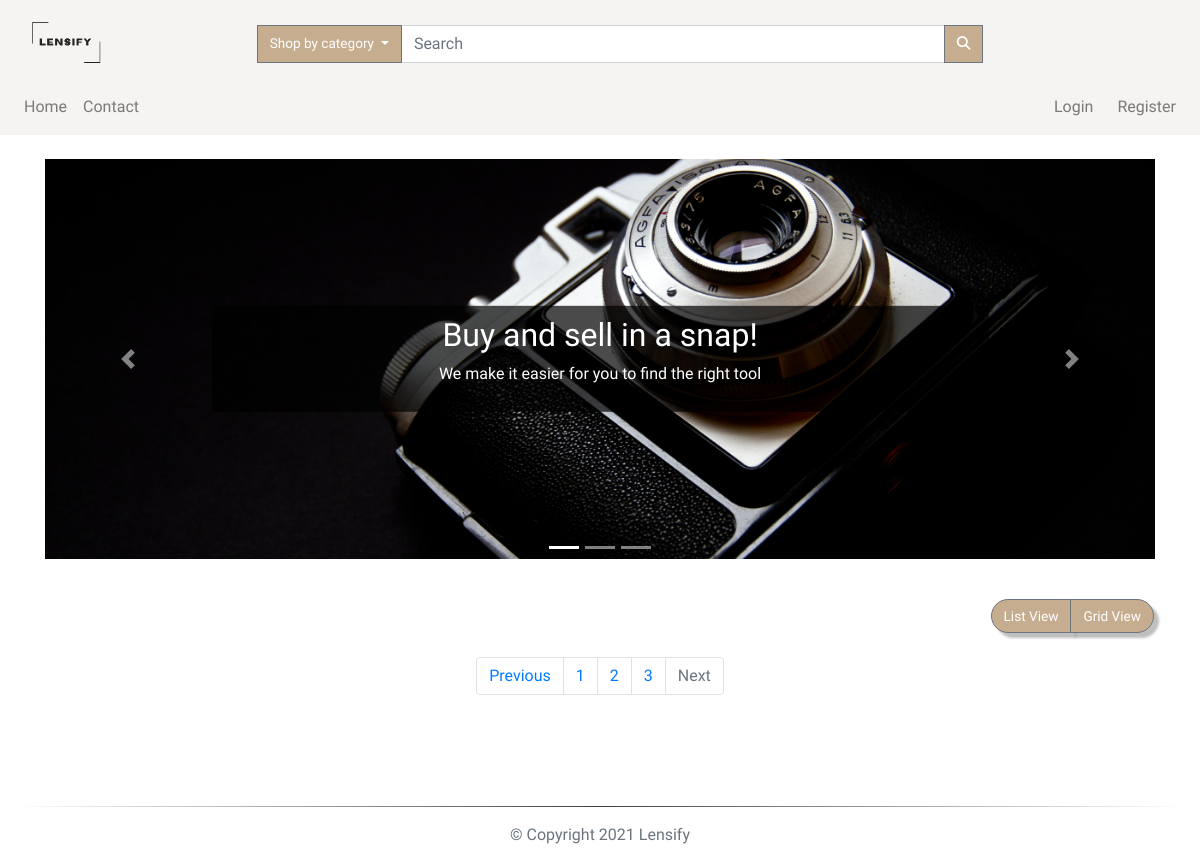
/index?page=4, run on an earlier commit of the app's database.
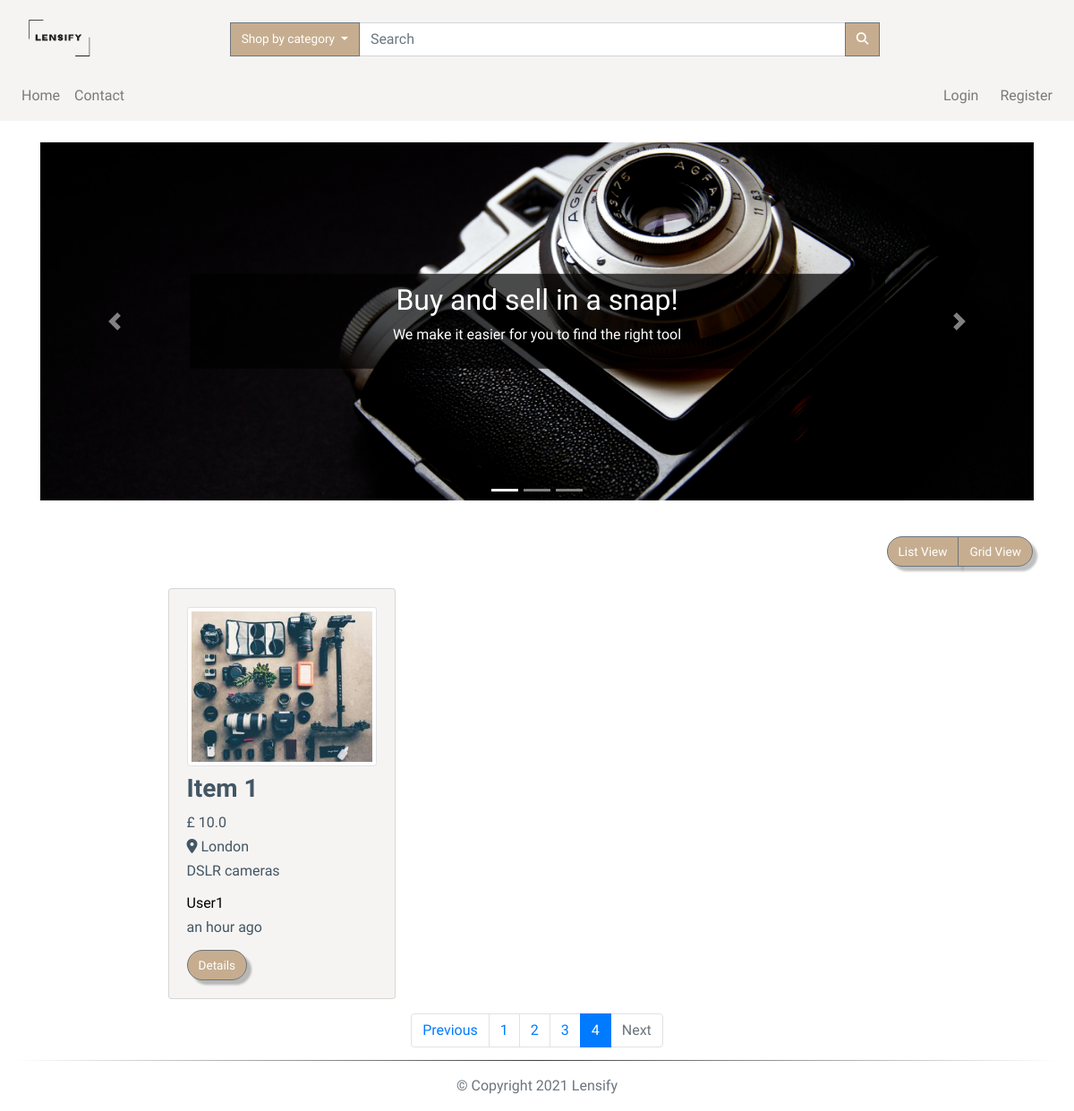
And on a later commit of the database.
### app/models.py (models this page shows, shortened)
class TimestampMixin(object):
    created_at = db.Column(db.DateTime, nullable=False,
                           default=datetime.utcnow)
    updated_at = db.Column(db.DateTime, onupdate=datetime.utcnow)

class ItemForSale(db.Model, TimestampMixin):
    __tablename__ = "for_sale"
    id = db.Column(db.Integer, primary_key=True)
    title = db.Column(db.String(100), nullable=False)
    description = db.Column(db.Text, nullable=False)
    quantity = db.Column(db.Integer, nullable=False, default=1)
    condition = db.Column(db.String(50), nullable=False)
    item_city = db.Column(db.String(50), nullable=False)
    price = db.Column(db.Float, nullable=False)
    item_views = db.Column(db.Integer, default=0)
    image_file = db.Column(db.String(80), nullable=False,
                           default="item.jpg")
    sold = db.Column(db.Boolean, default=False)
    seller_id = db.Column(db.Integer, db.ForeignKey('users.id'))
    category_id = db.Column(db.Integer, db.ForeignKey('categories.id'))
    item_in_order = db.relationship(
        "OrderItem", backref="item", lazy="dynamic"
    )

class Category(db.Model, TimestampMixin):
    __tablename__ = "categories"
    id = db.Column(db.Integer, primary_key=True)
    name = db.Column(db.String(30), nullable=False, unique=True)
    item_cat = db.relationship(
        "ItemForSale", backref="category", lazy="dynamic")

class User(db.Model, TimestampMixin, UserMixin):
    __tablename__ = "users"
    id = db.Column(db.Integer, primary_key=True)
    first_name = db.Column(db.String(50), nullable=False)
    last_name = db.Column(db.String(50), nullable=False)
    username = db.Column(db.String(50), unique=True, nullable=False)
    email = db.Column(db.String(115), unique=True, nullable=False)
    image_file = db.Column(db.String(80), nullable=False,
                           default="default.jpg")
    password_hash = db.Column(db.String(60), nullable=False)
    items_for_sale = db.relationship(
        "ItemForSale", backref="seller", lazy="dynamic")
    orders = db.relationship("Order", backref="buyer", lazy=True)
    address = db.relationship(
        "Address", secondary="user_addresses", backref="user", lazy="dynamic"
    )
    followed = db.relationship(
        "User", secondary=followers,
        primaryjoin=(followers.c.follower_id == id),
        secondaryjoin=(followers.c.followed_id == id),
        backref=db.backref("followers", lazy="dynamic"), lazy="dynamic")
    reviewed = db.relationship(
        "Review", backref="user_reviewed", primaryjoin=(Review.user_reviewed_id == id), lazy="dynamic"
    )
    reviewer = db.relationship(
        "Review", backref="user_reviewer", primaryjoin=(Review.user_reviewer_id == id), lazy="dynamic"
    )

### app/routes.py (the view)
@app.route("/")
@app.route("/index")
def index():
    page = request.args.get('page', 1, type=int)
    all_items = ItemForSale.query.filter_by(sold=False)\
        .order_by(ItemForSale.id.desc()).paginate(page, app.config['LISTINGS_PER_PAGE'], False)
    next_url = url_for('index', page=all_items.next_num) \
        if all_items.has_next else None
    prev_url = url_for('index', page=all_items.prev_num) \
        if all_items.has_prev else None
    return render_template("index.html", all_items=all_items.items, next_url=next_url,
                           prev_url=prev_url, page_num=all_items.iter_pages(), page=page)

### app/routes.py (called while the page is built)
@app.before_request
def before_request():
    if current_user.is_authenticated:
        current_user.updated_at = datetime.utcnow()
        db.session.commit()

@app.context_processor
def inject_categories():
    categories = Category.query.join(
        ItemForSale, (Category.id == ItemForSale.category_id)).filter(ItemForSale.sold == False).all()
    return dict(categories=categories)

### app/templates/index.html (shortened to what the changed rows need)
{% extends "layout.html" %}
{% block app_content %}
<div class="container-fluid h-100 mt-4">
  <div class="row">
    <div class="col-12 h-100">
      <div class="container-fluid">
        <div class="row justify-content-center mb-4">
          <div class="col-12">
            <div id="slider-animation" class="carousel slide" data-ride="carousel">
              <div class="carousel-inner">
                <div class="carousel-item active">
                  <div class="text-box">
                    <h2 class="wow slideInRight" data-wow-duration="2s">Buy and sell in a snap!</h2>
                  </div>
                </div>
              </div>
            </div>
          </div>
        </div>
      </div>
      <div id="products" class="row view-group w-75 mx-auto">
        {% for item in all_items %}
        <div class=" item col-12 col-md-6 col-lg-4 py-2">
          <div class="card custom-bg h-100">
            <div class="card-body">
              <a href="{{url_for('item', item_id=item.id)}}">
                <img class="img-fluid img-thumbnail card-img-top group list-group-image img-event"
                  src="{{url_for('static', filename='img/items/' + item.image_file)}}" alt="{{ item.title }}">
              </a>
              <h3 class="card-title list-group-item-heading font-weight-bold mt-2 ">{{ item.title.title() }}</h3>
              <small class="d-block font-weight-bold card-text">
                <h6>£ {{ item.price }}</h6>
              </small>
              <small class="font-weight-bold card-text">
                <h6 class="text-capitalize"><i class="fas fa-map-marker-alt"></i> {{ item.item_city }}</h6>
              </small>
              <small class="card-text">
                <h6>{{ item.category.name }}</h6>
              </small>
              <h6 class="card-text mt-3">
                <a href="{{url_for('user', username=item.seller.username)}}">
                  {{ item.seller.username.capitalize() }}
                </a>
              </h6>
              <small class="card-text">
                <h6>{{ moment(item.created_at).fromNow() }}</h6>
              </small>
              <a href="{{url_for('item', item_id=item.id)}}" class="btn btn-secondary mt-2">
                Details
              </a>
            </div>
          </div>
        </div>
        {% endfor %}
      </div>
      <nav aria-label="Page navigation" class="col-12 my-2">
        <ul class="pagination justify-content-center">
          {% for num in page_num %}
          {% if num %}
          <li class="page-item {% if page == num %} active {% endif %}"><a class="page-link"
              href="{{url_for('index', page=num)}}">{{ num }}</a></li>
          {% else %}
          <span class="page-item ellipsis">…</span>
          {% endif %}
          {% endfor %}
        </ul>
      </nav>
    </div>
  </div>
</div>
</div>
{% endblock app_content %}

What changed in the data, as far as the page shows it:
now on this page (row edited): ItemForSale: image_file (picture), title "Item 1", price "10.0", item_city "London", category.name "DSLR cameras", seller.username "User1", created_at "an hour ago"
Also different on the page:
new list line: "4"
